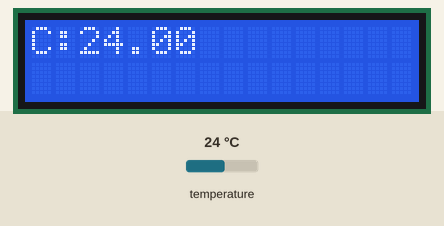
A sketch run on a simulated Arduino Uno, built with avr-gcc and run on an emulated ATmega328P. Shown: 16×2 character LCD. Inputs (shaded band) come from the test bench; at power-on: temperature 24 °C. What the sketch prints to the serial monitor is not drawn.

Above: at 2.6 s.
2.7 s: temperature set to 12 °C
At 3.7 s:
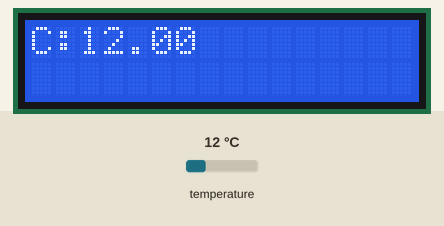
4.5 s: temperature set to 19 °C
At 5.6 s:
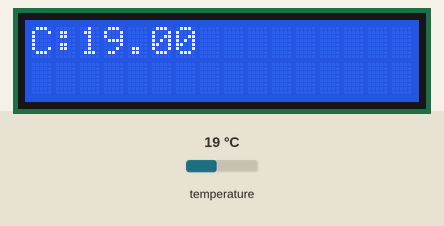
7.3 s: temperature set to 28 °C
At 8.6 s:
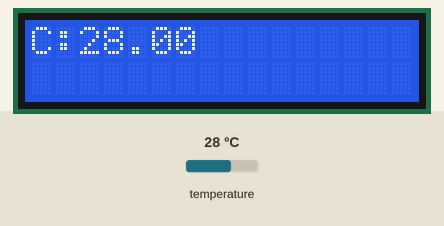
Timing chart, 0 to 10.3 s (numbered marks = the images above; inputs shaded):
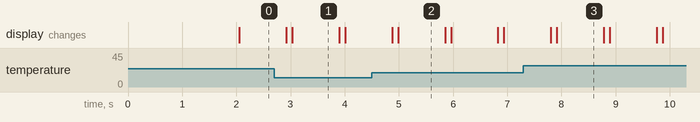

The sketch:

Sweep.ino
```cpp
#include <OneWire.h>
#include <DallasTemperature.h>

#include <Wire.h>
#include <LiquidCrystal_I2C.h>

LiquidCrystal_I2C lcd(0x27, 16, 2); // set the LCD address to 0x27 for a 16 chars and 2 line display

OneWire ourWire(5);                //Se establece el pin 2  como bus OneWire

DallasTemperature sensors(&ourWire); //Se declara una variable u objeto para nuestro sensor

void setup() {
  lcd.init();                      // initialize the lcd
  lcd.backlight();
  delay(1000);
  Serial.begin(9600);
  sensors.begin();   //Se inicia el sensor
}

void loop() {
  sensors.requestTemperatures();   //Se envía el comando para leer la temperatura
  float temp = sensors.getTempCByIndex(0); //Se obtiene la temperatura en ºC

  Serial.print("Temperatura= ");
  Serial.print(temp);
  Serial.println(" C");
  delay(100);

  lcd.clear();
  delay(100);
  lcd.setCursor(0, 0);
  lcd.print("C:");
  lcd.setCursor(2, 0);
  lcd.print(temp);

}
```

Measured:
- after the input at 2.7 s, the display: first differs from a run without the input after 0.33 s (image 1)
- after the input at 4.5 s, the display: first differs from a run without the input after 0.49 s (image 2)
- after the input at 7.3 s, the display: first differs from a run without the input after 0.62 s (image 3)
- what the display in image 1 shows lasts 0.9 s, from 3.0 s to 3.9 s
